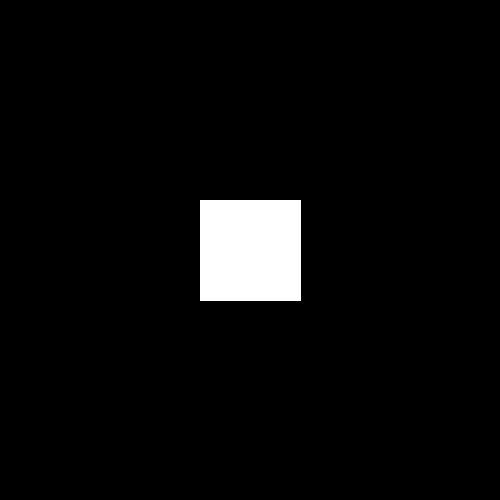
Frame 1 (no input)
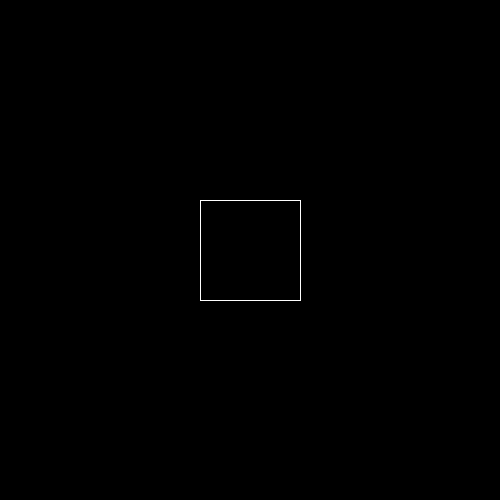
Frame 60 (the mouse pressed at the canvas centre just before this capture)
Frame 120 (the mouse held since frame 60 and released just before this capture): identical to frame 1, image omitted

The Processing sketch that drew these frames (run headless with seeded random() and noise(); from frame 60 on, the mouse is pressed at the canvas centre):

// Processing sketch: Click_Square
// ── Click_Square.pde
void setup(){
 size(500,500);
 rectMode(CENTER); // center alignment 
 ellipseMode(CENTER); 
}
int x= 250,y = 250;
float size = 100;
boolean active = false; 
void draw(){
  background(0); 
  stroke(255);
  rect(x ,y , size, size);
  if(active){
    fill(255);  
  }else{
    noFill();
  } 
}
void mousePressed(){
    if(mouseX >= x - (size/2) &&
     mouseX <= x + (size/2) &&
     mouseY <= y + (size/2) &&
     mouseY >= y - (size/2)){
       active = !active; 
     } 
} 
